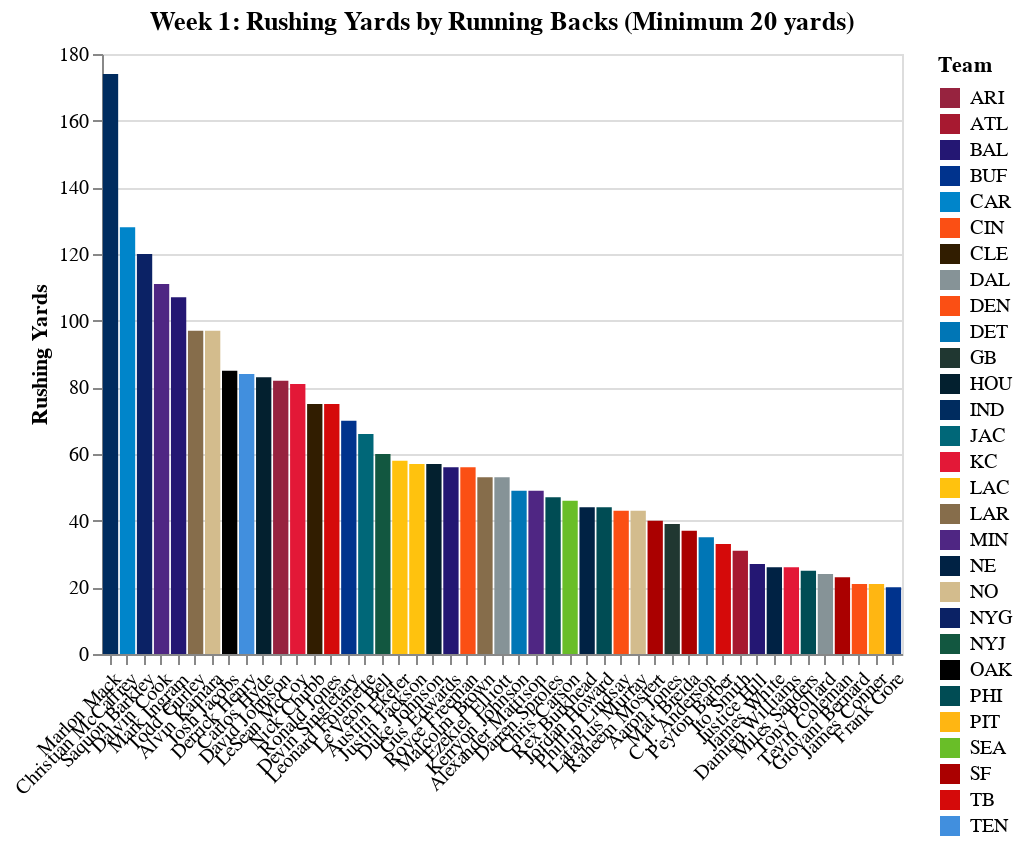

Notebook code cell kept with this figure:
### Code cell
chart

### Figure 1 — Vega-Lite specification as saved in the notebook (floating-point values rounded to 4 significant figures)
{"$schema": "https://vega.github.io/schema/vega-lite/v3.4.0.json", "config": {"background": "white", "mark": {"tooltip": null}, "view": {"height": 300, "width": 400}}, "data": {"name": "data-af38fa30ef5f845d2a0f3f1ac047a59a"}, "datasets": {"data-af38fa30ef5f845d2a0f3f1ac047a59a": [{"Player": "Marlon Mack", "RushingYards": 174, "Team": "IND"}, {"Player": "Christian McCaffrey", "RushingYards": 128, "Team": "CAR"}, {"Player": "Saquon Barkley", "RushingYards": 120, "Team": "NYG"}, {"Player": "Dalvin Cook", "RushingYards": 111, "Team": "MIN"}, {"Player": "Mark Ingram", "RushingYards": 107, "Team": "BAL"}, {"Player": "Todd Gurley", "RushingYards": 97, "Team": "LAR"}, {"Player": "Alvin Kamara", "RushingYards": 97, "Team": "NO"}, {"Player": "Josh Jacobs", "RushingYards": 85, "Team": "OAK"}, {"Player": "Derrick Henry", "RushingYards": 84, "Team": "TEN"}, {"Player": "Carlos Hyde", "RushingYards": 83, "Team": "HOU"}, {"Player": "David Johnson", "RushingYards": 82, "Team": "ARI"}, {"Player": "LeSean McCoy", "RushingYards": 81, "Team": "KC"}, {"Player": "Nick Chubb", "RushingYards": 75, "Team": "CLE"}, {"Player": "Ronald Jones", "RushingYards": 75, "Team": "TB"}, {"Player": "Devin Singletary", "RushingYards": 70, "Team": "BUF"}, {"Player": "Leonard Fournette", "RushingYards": 66, "Team": "JAC"}, {"Player": "Le'Veon Bell", "RushingYards": 60, "Team": "NYJ"}, {"Player": "Austin Ekeler", "RushingYards": 58, "Team": "LAC"}, {"Player": "Justin Jackson", "RushingYards": 57, "Team": "LAC"}, {"Player": "Duke Johnson", "RushingYards": 57, "Team": "HOU"}, {"Player": "Gus Edwards", "RushingYards": 56, "Team": "BAL"}, {"Player": "Royce Freeman", "RushingYards": 56, "Team": "DEN"}, {"Player": "Malcolm Brown", "RushingYards": 53, "Team": "LAR"}, {"Player": "Ezekiel Elliott", "RushingYards": 53, "Team": "DAL"}, {"Player": "Kerryon Johnson", "RushingYards": 49, "Team": "DET"}, {"Player": "Alexander Mattison", "RushingYards": 49, "Team": "MIN"}, {"Player": "Darren Sproles", "RushingYards": 47, "Team": "PHI"}, {"Player": "Chris Carson", "RushingYards": 46, "Team": "SEA"}, {"Player": "Rex Burkhead", "RushingYards": 44, "Team": "NE"}, {"Player": "Jordan Howard", "RushingYards": 44, "Team": "PHI"}, {"Player": "Phillip Lindsay", "RushingYards": 43, "Team": "DEN"}, {"Player": "Latavius Murray", "RushingYards": 43, "Team": "NO"}, {"Player": "Raheem Mostert", "RushingYards": 40, "Team": "SF"}, {"Player": "Aaron Jones", "RushingYards": 39, "Team": "GB"}, {"Player": "Matt Breida", "RushingYards": 37, "Team": "SF"}, {"Player": "C.J. Anderson", "RushingYards": 35, "Team": "DET"}, {"Player": "Peyton Barber", "RushingYards": 33, "Team": "TB"}, {"Player": "Ito Smith", "RushingYards": 31, "Team": "ATL"}, {"Player": "Justice Hill", "RushingYards": 27, "Team": "BAL"}, {"Player": "James White", "RushingYards": 26, "Team": "NE"}, {"Player": "Damien Williams", "RushingYards": 26, "Team": "KC"}, {"Player": "Miles Sanders", "RushingYards": 25, "Team": "PHI"}, {"Player": "Tony Pollard", "RushingYards": 24, "Team": "DAL"}, {"Player": "Tevin Coleman", "RushingYards": 23, "Team": "SF"}, {"Player": "Giovani Bernard", "RushingYards": 21, "Team": "CIN"}, {"Player": "James Conner", "RushingYards": 21, "Team": "PIT"}, {"Player": "Frank Gore", "RushingYards": 20, "Team": "BUF"}]}, "encoding": {"color": {"field": "Team", "scale": {"domain": ["ARI", "ATL", "BAL", "BUF", "CAR", "CIN", "CLE", "DAL", "DEN", "DET", "GB", "HOU", "IND", "JAC", "KC", "LAC", "LAR", "MIN", "NE", "NO", "NYG", "NYJ", "OAK", "PHI", "PIT", "SEA", "SF", "TB", "TEN"], "range": ["#97233F", "#A71930", "#241773", "#00338D", "#0085CA", "#FB4F14", "#311D00", "#869397", "#FB4F14", "#0076B6", "#203731", "#03202F", "#002C5F", "#006778", "#E31837", "#FFC20E", "#866D4B", "#4F2683", "#002244", "#D3BC8D", "#0B2265", "#125740", "#000000", "#004C54", "#FFB612", "#69BE28", "#AA0000", "#D50A0A", "#418FDE"]}, "type": "nominal"}, "x": {"axis": {"labelAngle": -45, "title": ""}, "field": "Player", "sort": {"field": "RushingYards", "op": "sum", "order": "descending"}, "type": "nominal"}, "y": {"axis": {"title": "Rushing Yards"}, "field": "RushingYards", "type": "quantitative"}}, "mark": "bar", "title": "Week 1: Rushing Yards by Running Backs (Minimum 20 yards)"}
